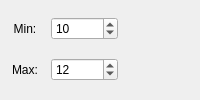
                <widget class="QWidget" name="pageScanUniform">
                 <layout class="QVBoxLayout" name="verticalLayout_17">
                  <property name="spacing">
                   <number>1</number>
                  </property>
                  <property name="leftMargin">
                   <number>0</number>
                  </property>
                  <property name="topMargin">
                   <number>0</number>
                  </property>
                  <property name="rightMargin">
                   <number>0</number>
                  </property>
                  <property name="bottomMargin">
                   <number>0</number>
                  </property>
                  <item>
                   <layout class="QHBoxLayout" name="horizontalLayout_25">
                    <property name="topMargin">
                     <number>0</number>
                    </property>
                    <item>
                     <widget class="QLabel" name="label_81">
                      <property name="sizePolicy">
                       <sizepolicy hsizetype="Minimum" vsizetype="Preferred">
                        <horstretch>0</horstretch>
                        <verstretch>0</verstretch>
                       </sizepolicy>
                      </property>
                      <property name="minimumSize">
                       <size>
                        <width>50</width>
                        <height>0</height>
                       </size>
                      </property>
                      <property name="text">
                       <string>Min:</string>
                      </property>
                      <property name="alignment">
                       <set>Qt::AlignCenter</set>
                      </property>
                     </widget>
                    </item>
                    <item>
                     <widget class="QSpinBox" name="sbNumMin">
                      <property name="minimum">
                       <number>1</number>
                      </property>
                      <property name="maximum">
                       <number>2100000000</number>
                      </property>
                      <property name="value">
                       <number>10</number>
                      </property>
                     </widget>
                    </item>
                    <item>
                     <spacer name="horizontalSpacer_31">
                      <property name="orientation">
                       <enum>Qt::Horizontal</enum>
                      </property>
                      <property name="sizeHint" stdset="0">
                       <size>
                        <width>40</width>
                        <height>20</height>
                       </size>
                      </property>
                     </spacer>
                    </item>
                   </layout>
                  </item>
                  <item>
                   <layout class="QHBoxLayout" name="horizontalLayout_29">
                    <property name="topMargin">
                     <number>0</number>
                    </property>
                    <item>
                     <widget class="QLabel" name="label_88">
                      <property name="sizePolicy">
                       <sizepolicy hsizetype="Minimum" vsizetype="Preferred">
                        <horstretch>0</horstretch>
                        <verstretch>0</verstretch>
                       </sizepolicy>
                      </property>
                      <property name="minimumSize">
                       <size>
                        <width>50</width>
                        <height>0</height>
                       </size>
                      </property>
                      <property name="text">
                       <string>Max:</string>
                      </property>
                      <property name="alignment">
                       <set>Qt::AlignCenter</set>
                      </property>
                     </widget>
                    </item>
                    <item>
                     <widget class="QSpinBox" name="sbNumMax">
                      <property name="minimum">
                       <number>1</number>
                      </property>
                      <property name="maximum">
                       <number>2100000000</number>
                      </property>
                      <property name="value">
                       <number>12</number>
                      </property>
                     </widget>
                    </item>
                    <item>
                     <spacer name="horizontalSpacer_32">
                      <property name="orientation">
                       <enum>Qt::Horizontal</enum>
                      </property>
                      <property name="sizeHint" stdset="0">
                       <size>
                        <width>40</width>
                        <height>20</height>
                       </size>
                      </property>
                     </spacer>
                    </item>
                   </layout>
                  </item>
                 </layout>
                </widget>
